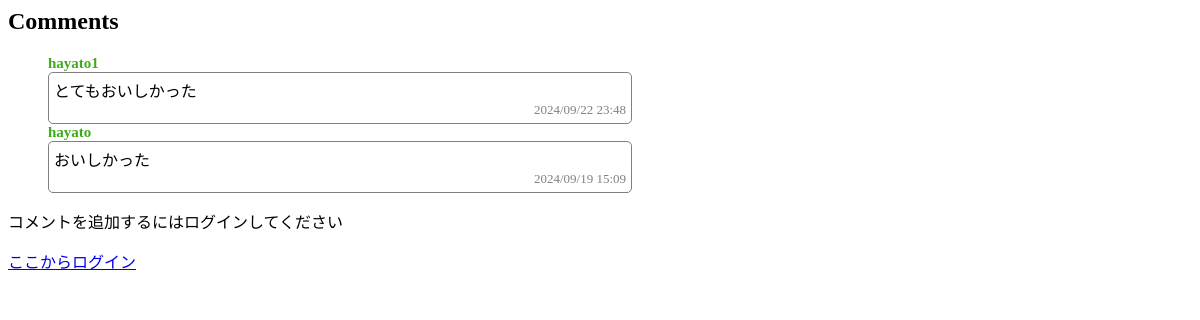
Page /comments/ on the committed database.
### mypage/models.py (models this page shows)
class Comment(models.Model):
    user = models.ForeignKey(User, on_delete=models.CASCADE)
    store = models.ForeignKey(Store, on_delete=models.CASCADE, related_name='comments', null=True)
    content = models.TextField()
    created_at = models.DateTimeField(auto_now_add=True)

### mypage/views.py (the view, shortened to what this page needs)
# urls.py: path('comments/', views.comment_list, name='comment_list'),
def comment_list(request):
    comments = Comment.objects.all().order_by('-created_at')
    form = None
    context = {
        'comments': comments,
        'form': form
    }
    return render(request, 'comments/comment_list.html', context)

### mypage/templates/comments/comment_list.html (shortened to what this page needs)
<body>
   <h2>Comments</h2>
   <ul>
     {% for comment in comments %}
        <div class="username"> {{ comment.user.username }} </div>
        <div class="content-box">{{ comment.content }}
          <div class="content-date">{{ comment.created_at|date:"Y/m/d H:i" }}</div>
        </div>
     {% empty %}
       <p>コメントはまだありません</p>
     {% endfor %}
   </ul>
   {% if user.is_authenticated %}
       <h3>コメントを入力してください</h3>
       <form method="post">
       {% csrf_token %}
       <div class="form-group">
          <label for="id_content"></label>
          {{ form.content }}
       </div>
       <button type="submit" class="custom-submit-btn">コメントを送信</button>
       </form>
   {% else %}
     <p>コメントを追加するにはログインしてください</p>
     <a href="{% url 'login' %}">ここからログイン</a>
   {% endif %}
</body>

### mypage/templates/comments/comment_list.html (style rules this page uses)
.username { font-size: 15px; color: rgb(60, 172, 22); font-weight: bold; }
.content-box { width: 50%; border: solid 1.5px gray; border-radius: 5px; padding: 5px; margin: 0px; }
.content-date { font-size: 13px; text-align: right; color: gray; }

### rows in the picture
Comment: user.username "hayato1", content "とてもおいしかった", created_at "2024/09/22 23:48"
Comment: user.username "hayato", content "おいしかった", created_at "2024/09/19 15:09"
